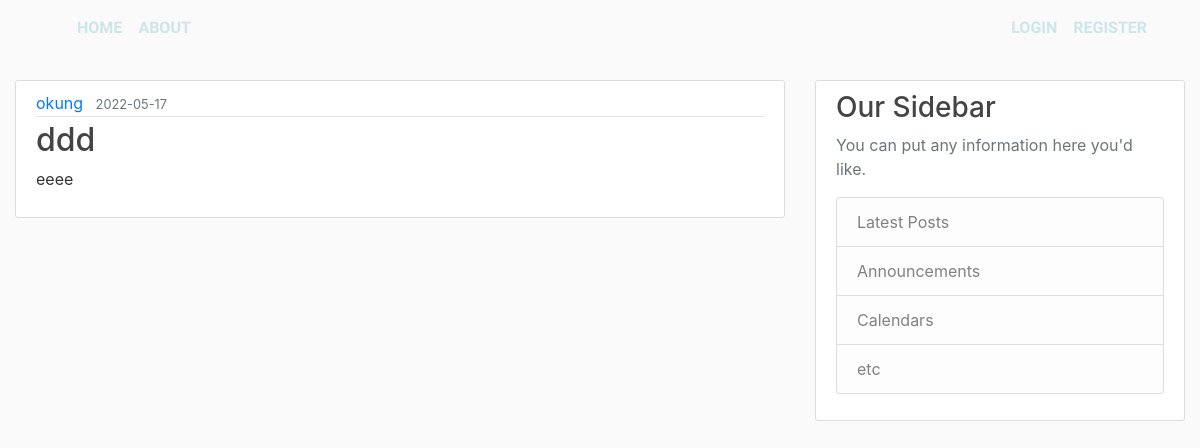
/post/1, run on the app's committed database.
### zebus/models.py (models this page shows, shortened)
class User (db.Model, UserMixin):
  id=db.Column(db.Integer,primary_key=True)
  username = db.Column(db.String(20), unique=True,  nullable=False)
  email = db.Column(db.String(120), unique=True, nullable=False)
  image_file = db.Column(db.String(20), nullable=False, default='default.jpg')
  password = db.Column(db.String(60),nullable=False)
  posts = db.relationship('Post',backref='author', lazy=True)

class Post(db.Model):
  id = db.Column(db.Integer, primary_key=True)
  title = db.Column(db.String(100),nullable=False)
  date_posted = db.Column(db.DateTime, nullable=False, default=datetime.utcnow)
  content = db.Column(db.Text, nullable=False)
  user_id= db.Column(db.Integer,db.ForeignKey('user.id'),nullable=False)

### zebus/routes.py (the view)
@app.route('/post/<int:post_id>')
def post (post_id):
  post = Post.query.get_or_404(post_id)
  return render_template('post.html', title=post.title, post=post)

### zebus/templates/post.html (shortened to what this page needs)
{% extends "base.html" %}
{% block content %}
  <article class="media content-section">
    <div class="media-body">
      <div class="article-metadata">
        <a class="mr-2" href="#">{{ post.author.username}}</a>
        <small class="text-muted">{{ post.date_posted.strftime('%Y-%m-%d') }}</small>
      </div>
      <h2 class-title>{{ post.title }}</h2>
      <p class="article-content">{{ post.content }}</p>
    </div>
  </article>
{% endblock content %}

### zebus/static/main.css (style rules this page uses)
body { background: #fafafa; color: #333333; margin-top: 5rem; background-image: url(https://images.pexels.com/photos/7377687/pexels-photo-7377687.jpeg?auto=compress&cs=tinysrgb&dpr=2&h=650&w=940); background-size: cover; background-repeat: no-repeat; }
h1, h2, h3, h4, h5, h6 { color: #444444; }
.content-section { background: #ffffff; padding: 10px 20px; border: 1px solid #dddddd; border-radius: 3px; margin-bottom: 20px; }
.article-content { white-space: pre-line; }
.article-metadata { padding-bottom: 1px; margin-bottom: 4px; border-bottom: 1px solid #e3e3e3 }

### data on the page
User: author.username "okung"
Post: date_posted "2022-05-17", title "ddd", content "eeee"
